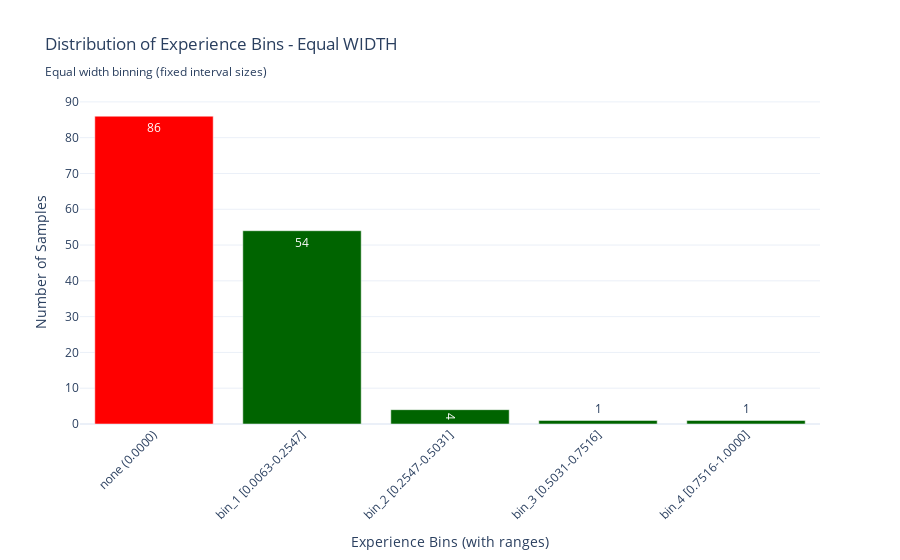

The notebook cell this image was saved under:
### Markdown cell above
### Alternative Binning Strategy: Equal Width Approach

For comparison, we also implement **equal width binning** to understand how different binning strategies affect our analysis:

#### Equal Width Methodology
- **Fixed intervals**: Divide the experience range into bins of equal width
- **Consistent scaling**: Each bin represents the same range of experience values
- **Natural interpretation**: Bins represent equal "amounts" of experience

#### Comparison Value
By comparing equal frequency vs. equal width approaches, we can:
- **Validate findings**: Ensure results are robust across binning methods
- **Understand distribution effects**: See how skewed data affects group formation
- **Choose optimal strategy**: Select the most appropriate method for subsequent analyses

This comparison is crucial for methodological transparency and result reliability.

### Code cell
# Visualize the equal WIDTH binning results
fig_width = go.Figure()

# Define the desired order for bins
desired_order_width = ["none", "bin_1", "bin_2", "bin_3", "bin_4", "missing"]

# Create a bar chart showing the distribution for equal width bins
bin_counts_width = df["experiencia_bins_width"].value_counts()

# Reorder the data according to desired order (only include bins that exist)
ordered_bins_width = [bin_name for bin_name in desired_order_width if bin_name in bin_counts_width.index]
ordered_counts_width = [bin_counts_width[bin_name] for bin_name in ordered_bins_width]
ordered_colors_width = ["red" if x == "none" else "gray" if x == "missing" else "darkgreen" for x in ordered_bins_width]

# Create custom labels for x-axis with ranges in the correct order
x_labels_width = []
for bin_name in ordered_bins_width:
    if bin_name == "none":
        x_labels_width.append("none\n(0.0000)")
    elif bin_name == "missing":
        x_labels_width.append("missing\n(NaN)")
    else:
        # Get range from bin_ranges_width dictionary
        range_info = bin_ranges_width[bin_name]
        x_labels_width.append(f"{bin_name}\n[{range_info['min']:.4f}-{range_info['max']:.4f}]")

fig_width.add_trace(go.Bar(x=x_labels_width, y=ordered_counts_width, marker_color=ordered_colors_width, text=ordered_counts_width, textposition="auto"))

fig_width.update_layout(
    title="Distribution of Experience Bins - Equal WIDTH<br><sub>Equal width binning (fixed interval sizes)</sub>",
    xaxis_title="Experience Bins (with ranges)",
    yaxis_title="Number of Samples",
    showlegend=False,
    xaxis_tickangle=-45,  # Rotate labels for better readability
)

fig_width.show()

# Save the figure
fig_width.write_html(images_path / "02_diff_experience_bins_equal_width.html")
fig_width.write_image(images_path / "02_diff_experience_bins_equal_width.png", width=1000, height=600, scale=3)
print(f"Saved: 02_diff_experience_bins_equal_width.html and .png")

### Figure 1 — Plotly figure (JSON) as saved in the notebook; plotly's stock layout.template omitted (floating-point values rounded to 4 significant figures)
{"data": [{"marker": {"color": ["red", "darkgreen", "darkgreen", "darkgreen", "darkgreen"]}, "text": ["86", "54", "4", "1", "1"], "textposition": "auto", "type": "bar", "x": ["none\n(0.0000)", "bin_1\n[0.0063-0.2547]", "bin_2\n[0.2547-0.5031]", "bin_3\n[0.5031-0.7516]", "bin_4\n[0.7516-1.0000]"], "y": [86, 54, 4, 1, 1]}], "layout": {"showlegend": false, "title": {"text": "Distribution of Experience Bins - Equal WIDTH<br><sub>Equal width binning (fixed interval sizes)</sub>"}, "xaxis": {"tickangle": -45, "title": {"text": "Experience Bins (with ranges)"}}, "yaxis": {"title": {"text": "Number of Samples"}}}}
